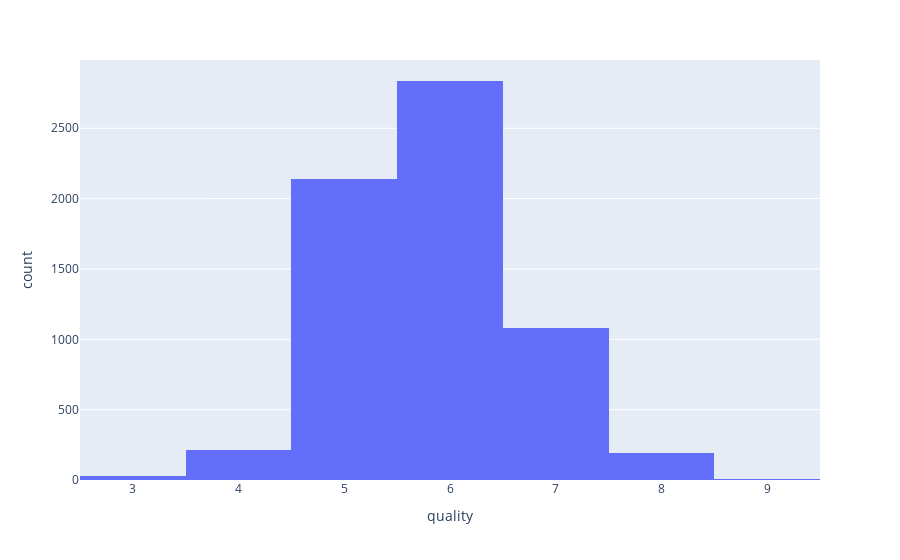
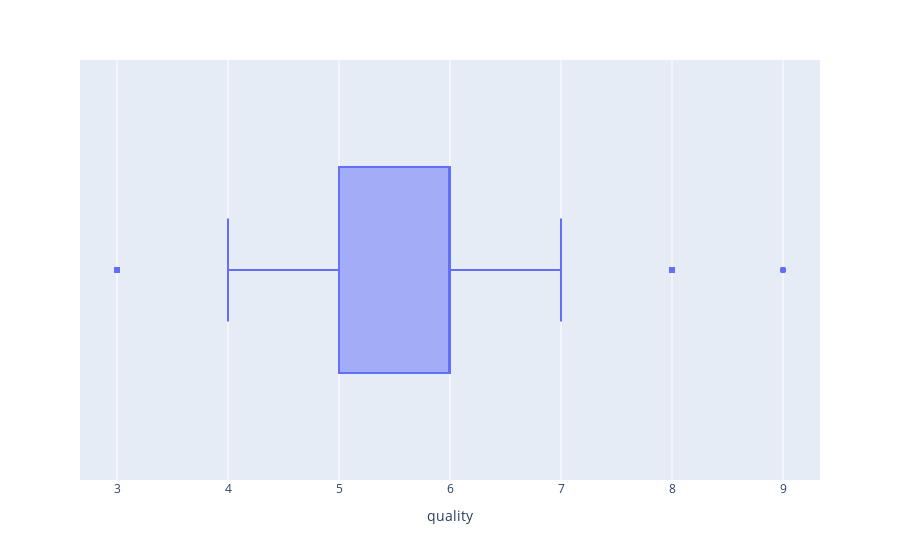

Notebook source saved alongside these figures, in order:
### Markdown cell above
# Quantity is in range [3, 9]
Let's plot it.

### Code cell
quality_fig = px.histogram(df,x='quality')
print(df['quality'].unique())
quality_fig.show()
px.box(df, x='quality')

### Figure 1 — Plotly figure (JSON) as saved in the notebook; plotly's stock layout.template omitted (floating-point values rounded to 4 significant figures; data arrays with more than 128 entries replaced by an {"elided": "..."} marker saying what was removed)
{"data": [{"alignmentgroup": "True", "bingroup": "x", "hovertemplate": "quality=%{x}<br>count=%{y}<extra></extra>", "legendgroup": "", "marker": {"color": "#636efa"}, "name": "", "offsetgroup": "", "orientation": "v", "showlegend": false, "type": "histogram", "x": {"elided": "6497 int values"}, "xaxis": "x", "yaxis": "y"}], "layout": {"barmode": "relative", "legend": {"tracegroupgap": 0}, "margin": {"t": 60}, "xaxis": {"anchor": "y", "domain": [0, 1], "title": {"text": "quality"}}, "yaxis": {"anchor": "x", "domain": [0, 1], "title": {"text": "count"}}}}

### Figure 2 — Plotly figure (JSON) as saved in the notebook; plotly's stock layout.template omitted (floating-point values rounded to 4 significant figures; data arrays with more than 128 entries replaced by an {"elided": "..."} marker saying what was removed)
{"data": [{"alignmentgroup": "True", "hovertemplate": "quality=%{x}<extra></extra>", "legendgroup": "", "marker": {"color": "#636efa"}, "name": "", "notched": false, "offsetgroup": "", "orientation": "h", "showlegend": false, "type": "box", "x": {"elided": "6497 int values"}, "x0": " ", "xaxis": "x", "y0": " ", "yaxis": "y"}], "layout": {"boxmode": "group", "legend": {"tracegroupgap": 0}, "margin": {"t": 60}, "xaxis": {"anchor": "y", "domain": [0, 1], "title": {"text": "quality"}}, "yaxis": {"anchor": "x", "domain": [0, 1]}}}
